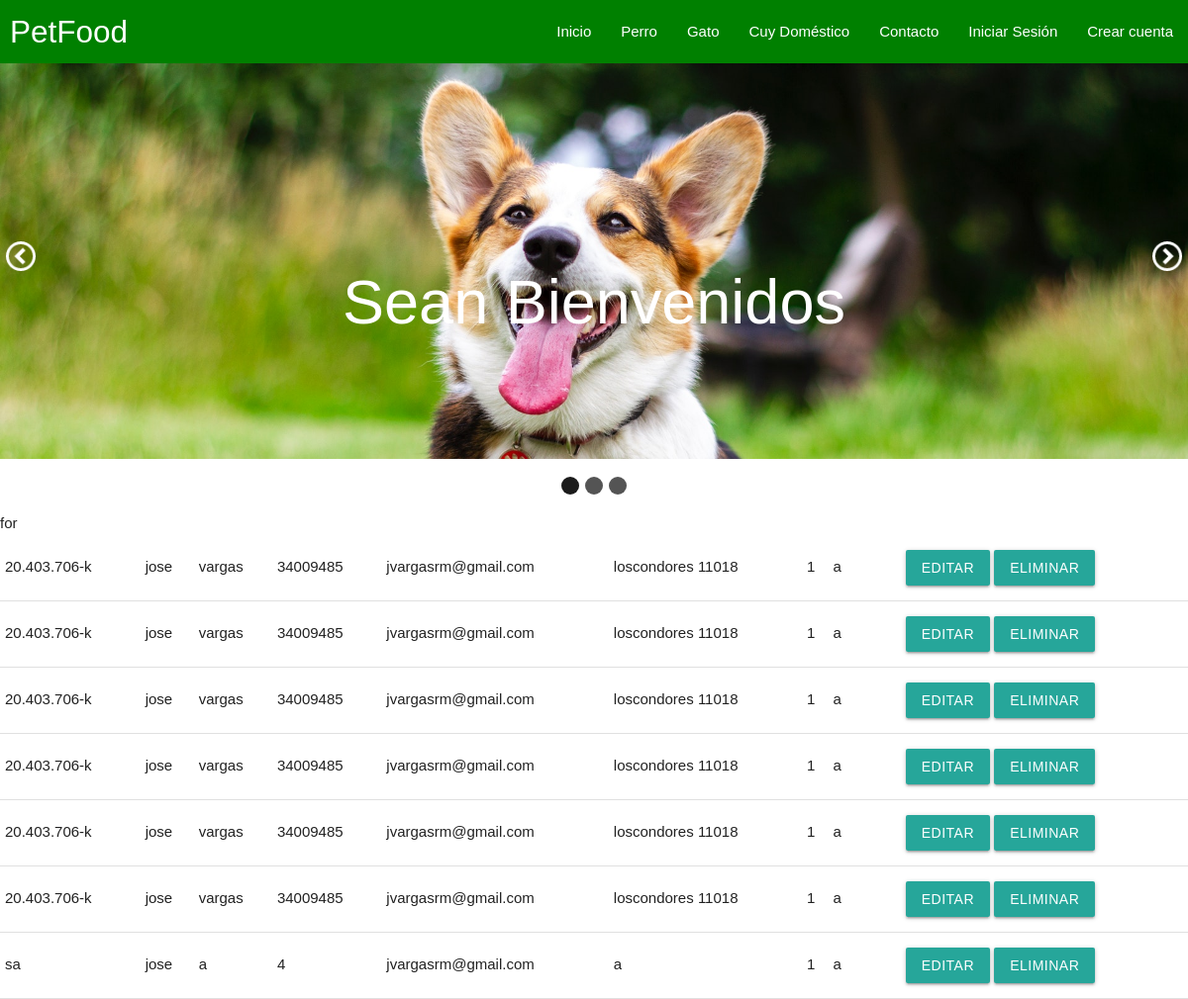
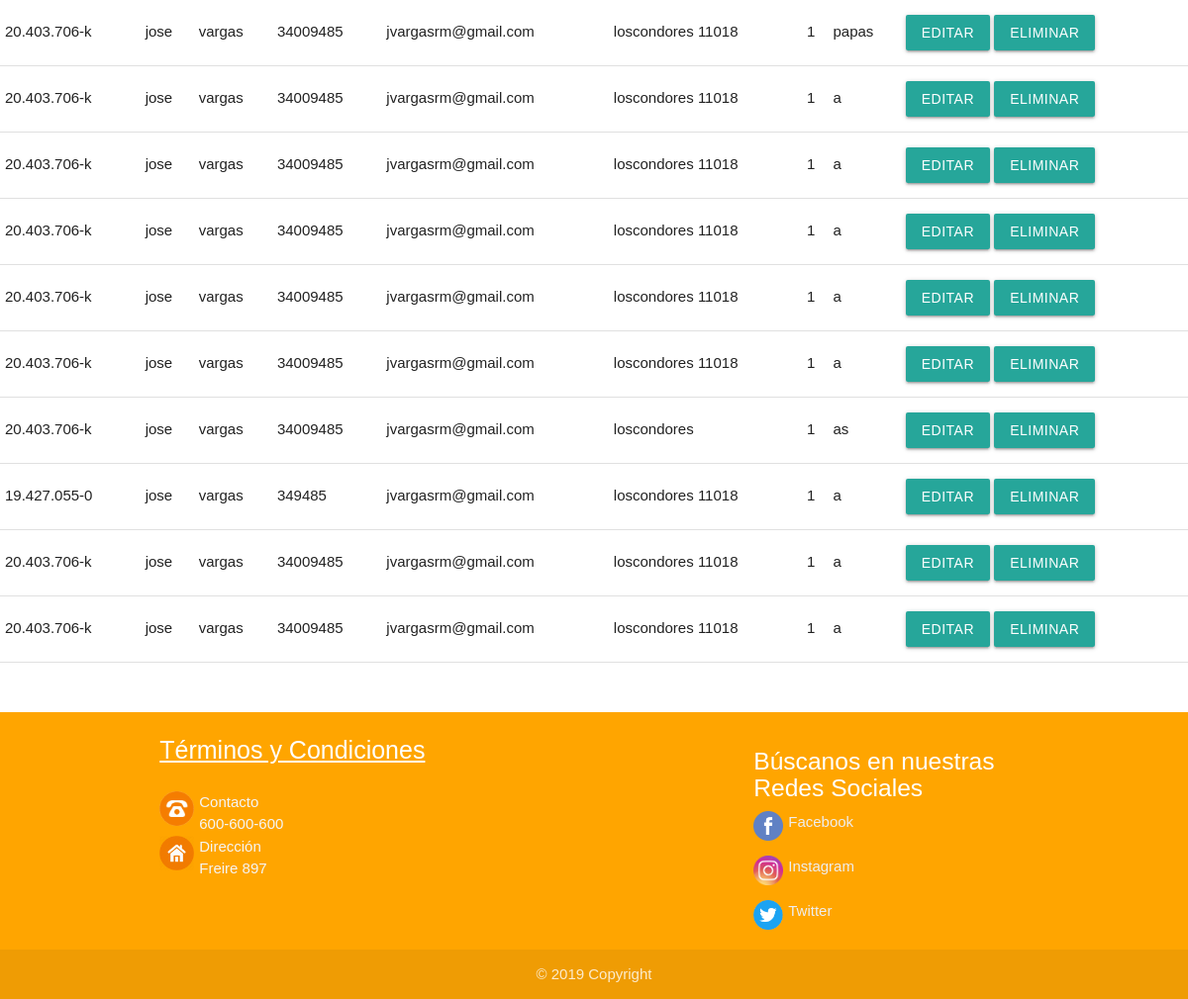
Screenshot of /home/compras with the database file from the repository (2 pictures, top to bottom).
### mascotas/models.py (models this page shows)
class Ventas(models.Model):
    rut =models.CharField(max_length=50)
    nombre = models.CharField(max_length=50)
    apellidos = models.CharField(max_length=50)
    telefono = models.IntegerField()
    email = models.EmailField()
    domicilio = models.TextField()
    stock = models.IntegerField()
    marca = models.CharField(max_length=50)

### mascotas/views.py (the view)
# urls.py: path('home/compras', VentasList.as_view(template_name= 'ventas_list.html'), name = 'ventas_listar'),
class VentasList(ListView):
    model  = Ventas
    template_name = 'ventas_list.html'

### mascotas/templates/ventas_list.html (shortened to what this page needs)
<!DOCTYPE html>
{% load static %}
<html lang="es">
	<head>
		<link href="https://file.myfontastic.com/wf9HFvhS3Y2LbYngCp5AgC/icons.css" rel="stylesheet">
		<link type="text/css" rel="stylesheet" href="{% static 'css/materialize.min.css' %}"  media="screen,projection"/>
		<link rel="stylesheet" type="text/css" href="{% static 'css/cssIndex.css' %}">
	</head>
	<body>
		<nav id="barra">
			<div class="nav-wrapper">
				<a href="{% url 'index' %}" class="brand-logo" id="titulo">PetFood</a>
				<ul class="right hide-on-med-and-down">
					<li><a href="{% url 'index' %}" id="opcionesBarra">Inicio</a></li>
					<li><a href="{% url 'indexPerro' %}" id="opcionesBarra">Perro</a></li>
					<li><a href="{% url 'indexGato' %}" id="opcionesBarra">Gato</a></li>
					<li><a href="{% url 'indexCuy' %}" id="opcionesBarra">Cuy Doméstico</a></li>
					<li><a href="{% url 'contacto' %}" id="opcionesBarra">Contacto</a></li>
					{% if user.is_authenticated %}
						<li><a class="dropdown-trigger" href="#!" data-target="dropdown">Bienvenido, {{ user.username | capfirst }}<i class="material-icons right">arrow_drop_down</i></a></li>
					{% else %}
						<li><a href="{% url 'iniciarSesion' %}" id="opcionesBarra">Iniciar Sesión</a></li>
						<li><a href="{% url 'crearCuenta' %}" id="opcionesBarra">Crear cuenta</a></li>
					{% endif %}
				</ul>
			</div>
		</nav>
		<div class="slider-wrapper theme-mi-slider">
			<div id="slider" class="nivoSlider">
			</div>
			<div id="htmlcaption1" class="nivo-html-caption">
				<h1>Sean Bienvenidos</h1>
			</div>
		</div>
{% block content %}
<head>
</head>
<body>
<table>
    {% if object_list %}for
    {% for Ventas in object_list %}
    <tr>
        <td>{{ Ventas.rut }}</td>
        <td>{{ Ventas.nombre }}</td>
        <td>{{ Ventas.apellidos }}</td>
        <td>{{ Ventas.telefono }}</td>
        <td>{{ Ventas.email }}</td>
        <td>{{ Ventas.domicilio }}</td>
        <td>{{ Ventas.stock }}</td>
        <td>{{ Ventas.marca }}</td>
        <td>
            <a class="btn btn-primary" href="#">Editar</a>
            <a class="btn btn-danger" href="#">Eliminar</a>
        </td>
    </tr>
    {% endfor %}
    {% else %}
    <h1>No Hay Registros De Ventas</h1>
    {% endif %}
    {% endblock %}
</table>
		<footer class="page-footer">
			<div class="container">
				<div class="row">
					<div class="col l6 s12">
						<a class="white-text" id="terminos" href="#!">Términos y Condiciones</a><br><br>
						<div>
							<img src="{% static 'img/telefono.png' %}" id="iconosInfo">
							<p class="grey-text text-lighten-4">Contacto<br>
								600-600-600
							</p>
						</div>
						<div>
							<img src="{% static 'img/casa.png' %}" id="iconosInfo">
							<p class="grey-text text-lighten-4">Dirección<br>
								Freire 897
							</p>
						</div>
					</div>
					<div class="col l4 offset-l2 s12">
						<h5 class="white-text">Búscanos en nuestras Redes Sociales</h5>
						<ul>
							<li><a class="grey-text text-lighten-3" href="#!"><img src="{% static 'img/facebook.png' %}" id="socialIcon">Facebook</a></li><br>
							<li><a class="grey-text text-lighten-3" href="#!"><img src="{% static 'img/instagram.png' %}" id="socialIcon">Instagram</a></li><br>
							<li><a class="grey-text text-lighten-3" href="#!"><img src="{% static 'img/twitter.png' %}" id="socialIcon">Twitter</a></li>
						</ul>
					</div>
				</div>
			</div>
			<div class="footer-copyright">
				<div class="container" id="copyright">
					© 2019 Copyright
				</div>
			</div>
		</footer>
	</body>
</html>

### mascotas/static/css/cssIndex.css (style rules this page uses)
.nivoSlider { position:relative; width:100%; height:auto; overflow: hidden; }
.nivo-html-caption { display:none; }
* { margin: 0; padding: 0; -webkit-box-sizing: border-box; -moz-box-sizing: border-box; box-sizing: border-box; }
.theme-mi-slider .nivoSlider { position:relative; }
.nivo-html-caption { position: absolute; }
* { box-sizing: border-box }
body { font-family: Verdana, sans-serif; margin:0 }
img { vertical-align: middle; }
.page-footer { margin-top: 50px; background-color: orange; }
#terminos { font-size: 25px; text-decoration: underline; }
#iconosInfo { width: 35px; height: 35px; float: left; margin-right: 5px; }
#socialIcon { width: 30px; height: 30px; float: left; margin-right: 5px; }
#copyright { text-align: center; }
img { display: block; width: 50%; max-width: 100%; }
.container { width: 75%; margin: auto; }
#barra { background-color: green; }
#titulo { text-indent: 10px; }

### rows the page displays
Ventas: rut "20.403.706-k", nombre "jose", apellidos "vargas", telefono "34009485", email "jvargasrm@gmail.com", domicilio "loscondores 11018", stock "1", marca "a"
Ventas: rut "20.403.706-k", nombre "jose", apellidos "vargas", telefono "34009485", email "jvargasrm@gmail.com", domicilio "loscondores 11018", stock "1", marca "a"
Ventas: rut "20.403.706-k", nombre "jose", apellidos "vargas", telefono "34009485", email "jvargasrm@gmail.com", domicilio "loscondores 11018", stock "1", marca "a"
Ventas: rut "20.403.706-k", nombre "jose", apellidos "vargas", telefono "34009485", email "jvargasrm@gmail.com", domicilio "loscondores 11018", stock "1", marca "a"
Ventas: rut "20.403.706-k", nombre "jose", apellidos "vargas", telefono "34009485", email "jvargasrm@gmail.com", domicilio "loscondores 11018", stock "1", marca "a"
Ventas: rut "20.403.706-k", nombre "jose", apellidos "vargas", telefono "34009485", email "jvargasrm@gmail.com", domicilio "loscondores 11018", stock "1", marca "a"
Ventas: rut "sa", nombre "jose", apellidos "a", telefono "4", email "jvargasrm@gmail.com", domicilio "a", stock "1", marca "a"
Ventas: rut "20.403.706-k", nombre "jose", apellidos "vargas", telefono "34009485", email "jvargasrm@gmail.com", domicilio "loscondores 11018", stock "1", marca "papas"
Ventas: rut "20.403.706-k", nombre "jose", apellidos "vargas", telefono "34009485", email "jvargasrm@gmail.com", domicilio "loscondores 11018", stock "1", marca "a"
Ventas: rut "20.403.706-k", nombre "jose", apellidos "vargas", telefono "34009485", email "jvargasrm@gmail.com", domicilio "loscondores 11018", stock "1", marca "a"
Ventas: rut "20.403.706-k", nombre "jose", apellidos "vargas", telefono "34009485", email "jvargasrm@gmail.com", domicilio "loscondores 11018", stock "1", marca "a"
Ventas: rut "20.403.706-k", nombre "jose", apellidos "vargas", telefono "34009485", email "jvargasrm@gmail.com", domicilio "loscondores 11018", stock "1", marca "a"
Ventas: rut "20.403.706-k", nombre "jose", apellidos "vargas", telefono "34009485", email "jvargasrm@gmail.com", domicilio "loscondores 11018", stock "1", marca "a"
Ventas: rut "20.403.706-k", nombre "jose", apellidos "vargas", telefono "34009485", email "jvargasrm@gmail.com", domicilio "loscondores", stock "1", marca "as"
Ventas: rut "19.427.055-0", nombre "jose", apellidos "vargas", telefono "349485", email "jvargasrm@gmail.com", domicilio "loscondores 11018", stock "1", marca "a"
Ventas: rut "20.403.706-k", nombre "jose", apellidos "vargas", telefono "34009485", email "jvargasrm@gmail.com", domicilio "loscondores 11018", stock "1", marca "a"
Ventas: rut "20.403.706-k", nombre "jose", apellidos "vargas", telefono "34009485", email "jvargasrm@gmail.com", domicilio "loscondores 11018", stock "1", marca "a"
